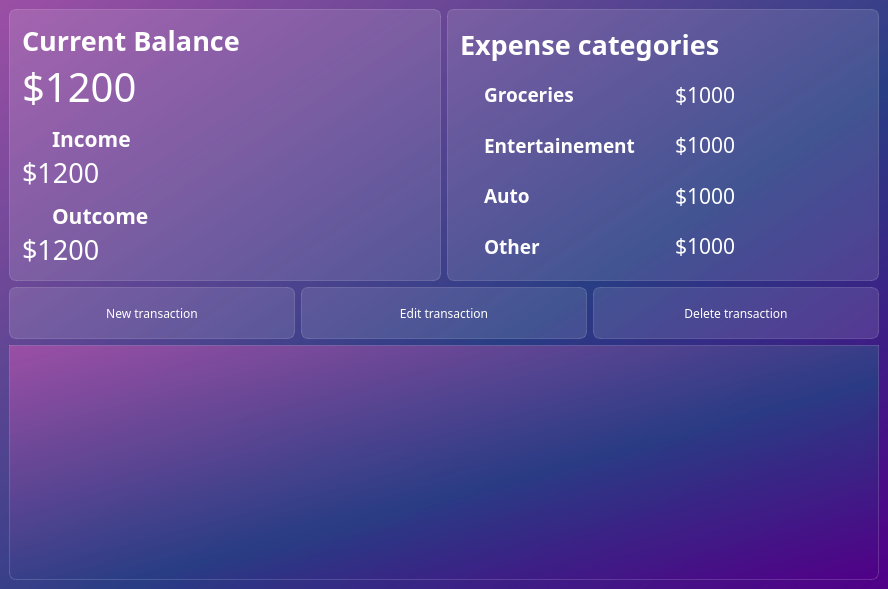
<?xml version="1.0" encoding="UTF-8"?>
<ui version="4.0">
 <class>MainWindow</class>
 <widget class="QMainWindow" name="MainWindow">
  <property name="geometry">
   <rect>
    <x>0</x>
    <y>0</y>
    <width>888</width>
    <height>589</height>
   </rect>
  </property>
  <property name="windowTitle">
   <string>Expense tracker</string>
  </property>
  <property name="styleSheet">
   <string notr="true">background-color: qlineargradient(spread:pad, x1:1, y1:1, x2:0, y2:0, stop:0 rgba(81, 0, 135, 255), stop:0.427447 rgba(41, 61, 132, 235), stop:1 rgba(155, 79, 165, 255));
font-family:Noto Sans;</string>
  </property>
  <widget class="QWidget" name="centralwidget">
   <layout class="QVBoxLayout" name="verticalLayout_3">
    <item>
     <layout class="QHBoxLayout" name="horizontalLayout_7">
      <item>
       <widget class="QFrame" name="balance_frame">
        <property name="styleSheet">
         <string notr="true">background-color:rgba(255,255,255,30);
border: 1px solid rgba(255,255,255,40);
border-radius:7px;</string>
        </property>
        <layout class="QVBoxLayout" name="verticalLayout">
         <property name="spacing">
          <number>0</number>
         </property>
         <property name="leftMargin">
          <number>12</number>
         </property>
         <property name="topMargin">
          <number>12</number>
         </property>
         <property name="rightMargin">
          <number>12</number>
         </property>
         <property name="bottomMargin">
          <number>12</number>
         </property>
         <item>
          <widget class="QLabel" name="label_balance">
           <property name="styleSheet">
            <string notr="true">color:white;
font-weight:bold;
font-size:20pt;
background-color:none;
border:none;</string>
           </property>
           <property name="text">
            <string>Current Balance</string>
           </property>
          </widget>
         </item>
         <item>
          <widget class="QLabel" name="label_current_balance">
           <property name="styleSheet">
            <string notr="true">color:white;
font-size:30pt;
background-color:none;
border:none;</string>
           </property>
           <property name="text">
            <string>$1200</string>
           </property>
          </widget>
         </item>
         <item>
          <layout class="QHBoxLayout" name="horizontalLayout">
           <item>
            <widget class="QLabel" name="icon_up_arrow">
             <property name="maximumSize">
              <size>
               <width>24</width>
               <height>16777215</height>
              </size>
             </property>
             <property name="styleSheet">
              <string notr="true">background-color:none;
border:none;
padding-top:10px</string>
             </property>
             <property name="text">
              <string/>
             </property>
             <property name="pixmap">
              <pixmap resource="res-rc.qrc">:/icon/icons/north_west_white_24dp.svg</pixmap>
             </property>
            </widget>
           </item>
           <item>
            <widget class="QLabel" name="label_income">
             <property name="styleSheet">
              <string notr="true">color:white;
font-size:16pt;
background-color:none;
border:none;
font-weight:bold;
padding-top:10px</string>
             </property>
             <property name="text">
              <string>Income</string>
             </property>
            </widget>
           </item>
          </layout>
         </item>
         <item>
          <widget class="QLabel" name="income_balance">
           <property name="styleSheet">
            <string notr="true">color:white;
font-size:20pt;
background-color:none;
border:none;</string>
           </property>
           <property name="text">
            <string>$1200</string>
           </property>
          </widget>
         </item>
         <item>
          <layout class="QHBoxLayout" name="horizontalLayout_2">
           <item>
            <widget class="QLabel" name="icon_down_arrow">
             <property name="maximumSize">
              <size>
               <width>24</width>
               <height>16777215</height>
              </size>
             </property>
             <property name="styleSheet">
              <string notr="true">background-color:none;
border:none;
padding-top:10px</string>
             </property>
             <property name="text">
              <string/>
             </property>
             <property name="pixmap">
              <pixmap resource="res-rc.qrc">:/icon/icons/call_received_white_24dp.svg</pixmap>
             </property>
            </widget>
           </item>
           <item>
            <widget class="QLabel" name="label_outcome">
             <property name="styleSheet">
              <string notr="true">color:white;
font-size:16pt;
background-color:none;
border:none;
font-weight:bold;
padding-top:10px</string>
             </property>
             <property name="text">
              <string>Outcome</string>
             </property>
            </widget>
           </item>
          </layout>
         </item>
         <item>
          <widget class="QLabel" name="outcome_balance">
           <property name="styleSheet">
            <string notr="true">color:white;
font-size:20pt;
background-color:none;
border:none;</string>
           </property>
           <property name="text">
            <string>$1200</string>
           </property>
          </widget>
         </item>
        </layout>
       </widget>
      </item>
      <item>
       <widget class="QFrame" name="categories_frame">
        <property name="styleSheet">
         <string notr="true">background-color:rgba(255,255,255,30);
border: 1px solid rgba(255,255,255,40);
border-radius:7px;</string>
        </property>
        <layout class="QVBoxLayout" name="verticalLayout_2">
         <property name="leftMargin">
          <number>12</number>
         </property>
         <property name="topMargin">
          <number>12</number>
         </property>
         <property name="rightMargin">
          <number>12</number>
         </property>
         <property name="bottomMargin">
          <number>12</number>
         </property>
         <item>
          <widget class="QLabel" name="label_expence_tracker">
           <property name="styleSheet">
            <string notr="true">color:white;
font-weight:bold;
font-size:20pt;
background-color:none;
border:none;</string>
           </property>
           <property name="text">
            <string>Expense categories</string>
           </property>
          </widget>
         </item>
         <item>
          <layout class="QHBoxLayout" name="horizontalLayout_6">
           <property name="spacing">
            <number>0</number>
           </property>
           <item>
            <widget class="QLabel" name="icon_groceries">
             <property name="maximumSize">
              <size>
               <width>24</width>
               <height>16777215</height>
              </size>
             </property>
             <property name="styleSheet">
              <string notr="true">background-color:none;
border:none;</string>
             </property>
             <property name="text">
              <string/>
             </property>
             <property name="pixmap">
              <pixmap resource="res-rc.qrc">:/icon/icons/local_grocery_store_white_24dp.svg</pixmap>
             </property>
            </widget>
           </item>
           <item>
            <widget class="QLabel" name="label_groceries">
             <property name="styleSheet">
              <string notr="true">color:white;
font-weight:bold;
font-size:14pt;
background-color:none;
border:none;</string>
             </property>
             <property name="text">
              <string>Groceries</string>
             </property>
            </widget>
           </item>
           <item>
            <widget class="QLabel" name="balance_groceries">
             <property name="styleSheet">
              <string notr="true">color:white;
font-size:16pt;
background-color:none;
border:none;</string>
             </property>
             <property name="text">
              <string>$1000</string>
             </property>
            </widget>
           </item>
          </layout>
         </item>
         <item>
          <layout class="QHBoxLayout" name="horizontalLayout_5">
           <property name="spacing">
            <number>0</number>
           </property>
           <item>
            <widget class="QLabel" name="icon_entertainment">
             <property name="maximumSize">
              <size>
               <width>24</width>
               <height>16777215</height>
              </size>
             </property>
             <property name="styleSheet">
              <string notr="true">background-color:none;
border:none;</string>
             </property>
             <property name="text">
              <string/>
             </property>
             <property name="pixmap">
              <pixmap resource="res-rc.qrc">:/icon/icons/sports_esports_white_24dp.svg</pixmap>
             </property>
            </widget>
           </item>
           <item>
            <widget class="QLabel" name="label_entertainment">
             <property name="styleSheet">
              <string notr="true">color:white;
font-weight:bold;
font-size:14pt;
background-color:none;
border:none;</string>
             </property>
             <property name="text">
              <string>Entertainement</string>
             </property>
            </widget>
           </item>
           <item>
            <widget class="QLabel" name="balance_entertainment">
             <property name="styleSheet">
              <string notr="true">color:white;
font-size:16pt;
background-color:none;
border:none;</string>
             </property>
             <property name="text">
              <string>$1000</string>
             </property>
            </widget>
           </item>
          </layout>
         </item>
         <item>
          <layout class="QHBoxLayout" name="horizontalLayout_4">
           <property name="spacing">
            <number>0</number>
           </property>
           <item>
            <widget class="QLabel" name="icon_auto">
             <property name="maximumSize">
              <size>
               <width>24</width>
               <height>16777215</height>
              </size>
             </property>
             <property name="styleSheet">
              <string notr="true">background-color:none;
border:none;</string>
             </property>
             <property name="text">
              <string/>
             </property>
             <property name="pixmap">
              <pixmap resource="res-rc.qrc">:/icon/icons/directions_car_white_24dp.svg</pixmap>
             </property>
            </widget>
           </item>
           <item>
            <widget class="QLabel" name="label_auto">
             <property name="styleSheet">
              <string notr="true">color:white;
font-weight:bold;
font-size:14pt;
background-color:none;
border:none;</string>
             </property>
             <property name="text">
              <string>Auto</string>
             </property>
            </widget>
           </item>
           <item>
            <widget class="QLabel" name="balance_auto">
             <property name="styleSheet">
              <string notr="true">color:white;
font-size:16pt;
background-color:none;
border:none;</string>
             </property>
             <property name="text">
              <string>$1000</string>
             </property>
            </widget>
           </item>
          </layout>
         </item>
         <item>
          <layout class="QHBoxLayout" name="horizontalLayout_3">
           <property name="spacing">
            <number>0</number>
           </property>
           <item>
            <widget class="QLabel" name="icon_other">
             <property name="maximumSize">
              <size>
               <width>24</width>
               <height>16777215</height>
              </size>
             </property>
             <property name="styleSheet">
              <string notr="true">background-color:none;
border:none;</string>
             </property>
             <property name="text">
              <string/>
             </property>
             <property name="pixmap">
              <pixmap resource="res-rc.qrc">:/icon/icons/list_white_24dp.svg</pixmap>
             </property>
            </widget>
           </item>
           <item>
            <widget class="QLabel" name="label_other">
             <property name="styleSheet">
              <string notr="true">color:white;
font-weight:bold;
font-size:14pt;
background-color:none;
border:none;</string>
             </property>
             <property name="text">
              <string>Other</string>
             </property>
            </widget>
           </item>
           <item>
            <widget class="QLabel" name="balance_other">
             <property name="styleSheet">
              <string notr="true">color:white;
font-size:16pt;
background-color:none;
border:none;</string>
             </property>
             <property name="text">
              <string>$1000</string>
             </property>
            </widget>
           </item>
          </layout>
         </item>
        </layout>
       </widget>
      </item>
     </layout>
    </item>
    <item>
     <layout class="QHBoxLayout" name="horizontalLayout_8">
      <item>
       <widget class="QPushButton" name="btn_new_transaction">
        <property name="cursor">
         <cursorShape>PointingHandCursor</cursorShape>
        </property>
        <property name="styleSheet">
         <string notr="true">QPushButton {
color:white;
background-color:rgba(255,255,255,30);
border:1px solid rgba(255,255,255,40);
border-radius:7px;
width:230px;
height:50px;
cursor:pointer;
}
QPushButton:hover{
background-color:rgba(255,255,255,40);
}
QPushButton:pressed{
background-color:rgba(255,255,255,70);
}</string>
        </property>
        <property name="text">
         <string>New transaction</string>
        </property>
        <property name="icon">
         <iconset resource="res-rc.qrc">
          <normaloff>:/icon/icons/post_add_white_24dp.svg</normaloff>:/icon/icons/post_add_white_24dp.svg</iconset>
        </property>
        <property name="iconSize">
         <size>
          <width>24</width>
          <height>24</height>
         </size>
        </property>
       </widget>
      </item>
      <item>
       <widget class="QPushButton" name="btn_edit_transaction">
        <property name="cursor">
         <cursorShape>PointingHandCursor</cursorShape>
        </property>
        <property name="styleSheet">
         <string notr="true">QPushButton {
color:white;
background-color:rgba(255,255,255,30);
border:1px solid rgba(255,255,255,40);
border-radius:7px;
width:230px;
height:50px;
cursor:pointer;
}
QPushButton:hover{
background-color:rgba(255,255,255,40);
}
QPushButton:pressed{
background-color:rgba(255,255,255,70);
}</string>
        </property>
        <property name="text">
         <string>Edit transaction</string>
        </property>
        <property name="icon">
         <iconset resource="res-rc.qrc">
          <normaloff>:/icon/icons/edit_white_24dp.svg</normaloff>:/icon/icons/edit_white_24dp.svg</iconset>
        </property>
        <property name="iconSize">
         <size>
          <width>24</width>
          <height>24</height>
         </size>
        </property>
       </widget>
      </item>
      <item>
       <widget class="QPushButton" name="btn_delete_transaction">
        <property name="cursor">
         <cursorShape>PointingHandCursor</cursorShape>
        </property>
        <property name="styleSheet">
         <string notr="true">QPushButton {
color:white;
background-color:rgba(255,255,255,30);
border:1px solid rgba(255,255,255,40);
border-radius:7px;
width:230px;
height:50px;
cursor:pointer;
}
QPushButton:hover{
background-color:rgba(255,255,255,40);
}
QPushButton:pressed{
background-color:rgba(255,255,255,70);
}</string>
        </property>
        <property name="text">
         <string>Delete transaction</string>
        </property>
        <property name="icon">
         <iconset resource="res-rc.qrc">
          <normaloff>:/icon/icons/delete_white_24dp.svg</normaloff>:/icon/icons/delete_white_24dp.svg</iconset>
        </property>
        <property name="iconSize">
         <size>
          <width>24</width>
          <height>24</height>
         </size>
        </property>
       </widget>
      </item>
     </layout>
    </item>
    <item>
     <widget class="QTableView" name="tableView">
      <property name="styleSheet">
       <string notr="true">QTableView{
border:1px solid rgba(255,255,255,40);
border-bottom-right-radius:7px;
border-bottom-left-radius:7px;
}
QTableView:section{
background-color:rgba(53,53,53);
color:white;
border:none;
height:50px;
font-size:14px;
}
QTableView:item{
border-style:none;
border-bottom:rgba(255,255,255,50);
}
QTableView:item:selected{
border:none;
color:rgba(255,255,255);
background-color:rgba(255,255,255,50);
}</string>
      </property>
      <property name="verticalScrollBarPolicy">
       <enum>Qt::ScrollBarPolicy::ScrollBarAlwaysOff</enum>
      </property>
      <property name="horizontalScrollBarPolicy">
       <enum>Qt::ScrollBarPolicy::ScrollBarAlwaysOff</enum>
      </property>
      <property name="showGrid">
       <bool>false</bool>
      </property>
      <attribute name="horizontalHeaderDefaultSectionSize">
       <number>135</number>
      </attribute>
     </widget>
    </item>
   </layout>
  </widget>
 </widget>
 <resources>
  <include location="res-rc.qrc"/>
 </resources>
 <connections/>
</ui>
